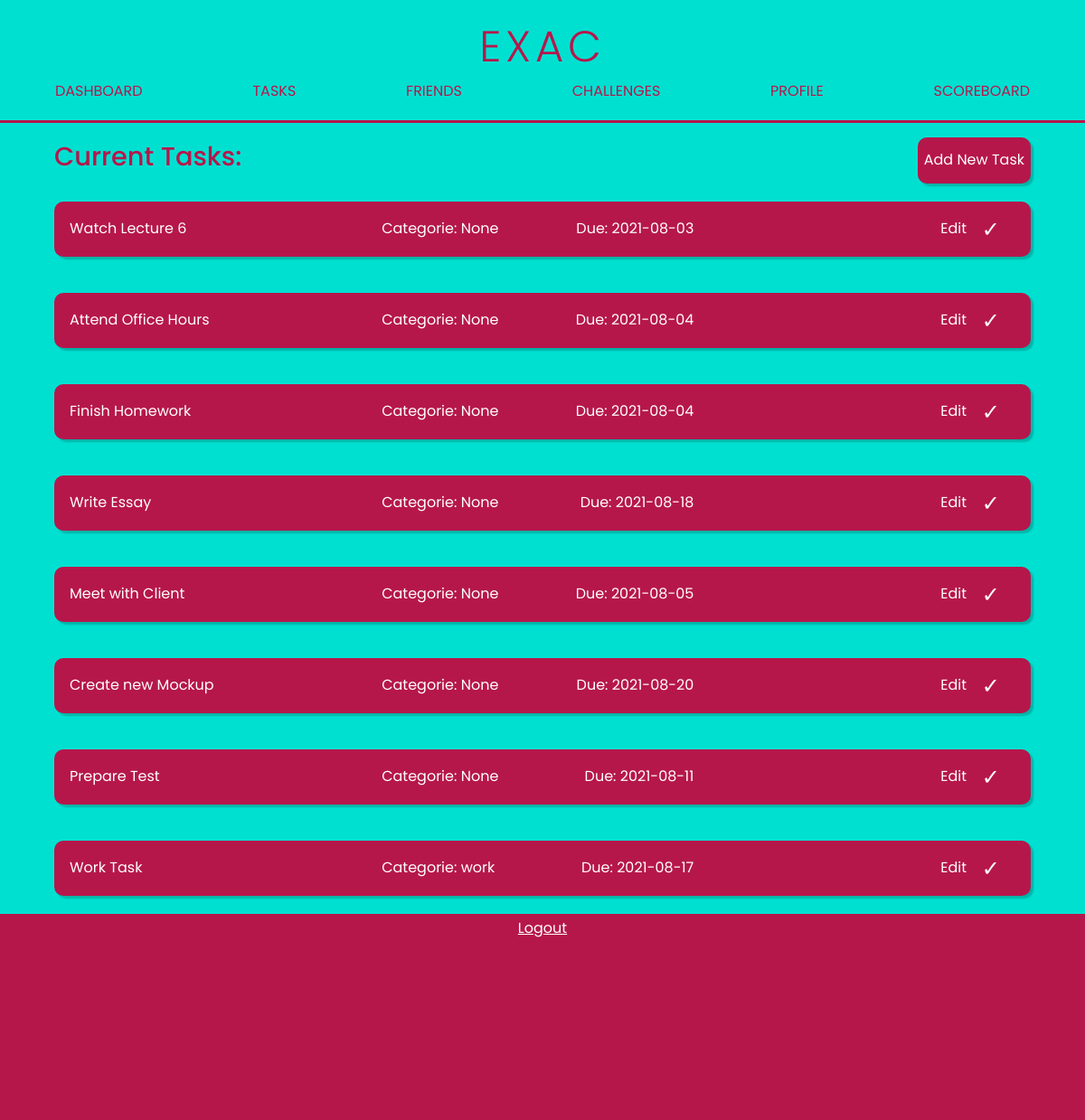
Page /tasks (signed in) on the earlier database version.
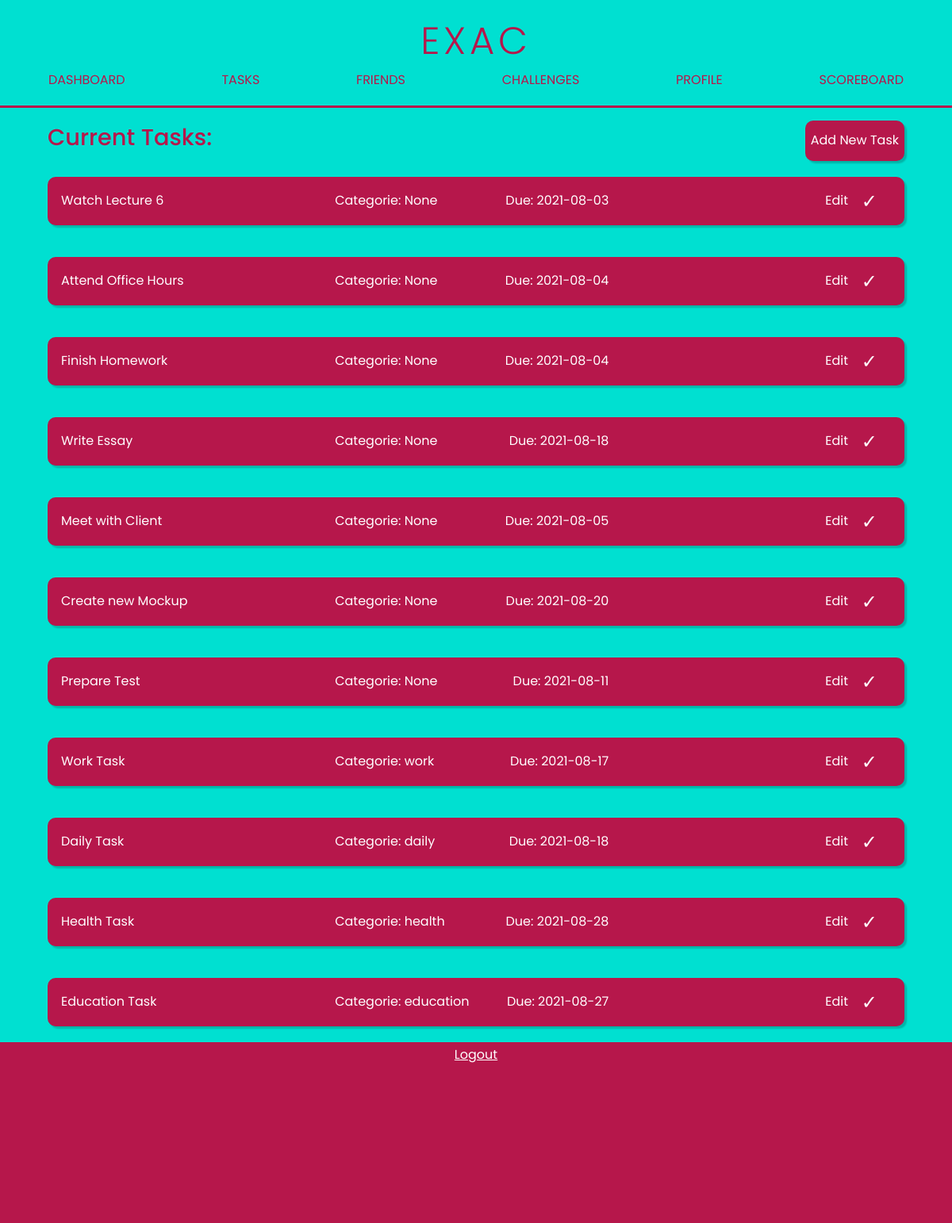
Same page on the later database version.
### tables this page shows
CREATE TABLE tasks(id INTEGER PRIMARY KEY, name TEXT NOT NULL, due DATE, description TEXT, user_id INTEGER, priority INTEGER, fullfilled BOOLEAN NOT NULL, fullfilled_date DATE, private BOOLEAN NOT NULL, project_id INTEGER, categorie TEXT, score INTEGER DEFAULT 10, FOREIGN KEY(project_id) REFERENCES projects(id), FOREIGN KEY(user_id) REFERENCES users(id));

### application.py (the view, shortened to what this page needs)
@app.route("/tasks", methods=["GET", "POST"])
@login_required
def tasks():
    if request.method == "GET":
        tasks = getTasks()
        return render_template("tasks/tasks.html", tasks=tasks)

### application.py (called while the page is built)
@app.after_request
def after_request(response):
    response.headers["Cache-Control"] = "no-cache, no-store, must-revalidate"
    response.headers["Expires"] = 0
    response.headers["Pragma"] = "no-cache"
    return response

### helpers.py (called while the page is built)
def getTasks():
    return db.execute("SELECT * FROM tasks WHERE user_id=? AND fullfilled=0",
                      session.get("user_id"))

def login_required(f):
    @wraps(f)
    def decorated_function(*args, **kwargs):
        if session.get("user_id") is None:
            return redirect("/login")
        return f(*args, **kwargs)
    return decorated_function

### templates/tasks/tasks.html (shortened to what this page needs)
{% extends "template.html" %}
{% block main %}
    <div class="container">
        <div class="container-horizontal space-around">
            <h1 class="left-align big-font">Current Tasks:</h1>
            <a href="/tasks/add" class="btn-primary"><p class="underline" >Add New Task</p></a>
        </div>
        {% for task in tasks %}
            <form method="GET" action="/tasks/edit" style="width: 100%" id="{{task.id}}">
                <div class="entry3 entry" onClick="document.getElementById('{{task.id}}').submit();">
                    <div class="align-content-left">
                        <p class="underline">{{task.name}}</p>
                    </div>
                    <div class="info-container">
                        <p class="underline ">Categorie: {{task.categorie}}</p>
                        <p class="underline " style="text-align: left;">Due: {{task.due}}</p>
                    </div>
                    <div class="container-horizontal align-content-right">
                        <form method="GET" action="/tasks/edit">
                            <button class="btn-text margin-lr underline" type="submit">Edit</button>
                        </form>
                        <form method="POST" action="/tasks">
                            <button class="btn-text margin-lr check" type="submit">✓</button>
                        </form>
                    </div>
                </div>
            </form>
        {% endfor %}
    </div>
{% endblock %}

### templates/template.html (shortened to what this page needs)
<!DOCTYPE html>
<html lang="en">
    <head>
        <link rel="stylesheet" href="../static/css/start.css">
        <link rel="stylesheet" href="https://cdnjs.cloudflare.com/ajax/libs/font-awesome/4.7.0/css/font-awesome.min.css">
    </head>
    <body>
        <header class="header">
            <nav id="myTopnav" class="topnav">
                <div class="mobile-nav">
                    <a href="/"><h1 class="title">EXAC</h1></a>
                </div>
                <div id="container-header">
                    <a class="li" href="/"><p>Dashboard</p></a>
                    <a class="li" href="/tasks"><p>Tasks</p></a>
                    <a class="li" href="/friends"><p>Friends</p></a>
                    <a class="li" href="/challenges"><p>Challenges</p></a>
                    <a class="li" href="/profile"><p>Profile</p></a>
                    <a class="li" href="/scoreboard/monthly"><p>Scoreboard</p></a>
                </div>
                <div class="line"></div>
            </nav>
        </header>
        <main class="container-main">
            {% block main %}{% endblock %}
        </main>
    </body>
    <footer>
        <div class="line"></div>
        <a class="btn-text" href="/logout">Logout</a>
    </footer>
</html>

### static/css/start.css (style rules this page uses)
:root { --clr-first: #fff; --clr-second: #fff; --clr-third: rgb(206, 102, 102); --clr-fourth: rgb(53, 132, 197); --clr-btn-primary-border: #b6174b; --clr-btn-primary: #b6174b; --clr-entry: #b6174b; --clr-entry-border: #b6174b; --clr-background: #00e0d1; --clr-footer: #b6174b; --clr-header-font: #b6174b; --font: "Poppins"; --font-h1: 300; --font-h2: 400; --font-p: 500; }
* { margin: 0; padding: 0; box-sizing: border-box; scroll-behavior: smooth; font-family: var(--font); font-size: 16px; color: var(--clr-first); }
body { text-align: center; background-color: var(--clr-background); }
header { padding: 1rem 0 1rem; justify-content: center; align-items: center; }
header h1 { width: 100%; font-weight: var(--font-h1); font-size: 3rem; letter-spacing: 0.3rem; text-align: center; justify-content: center; color: var(--clr-header-font); }
header nav { text-align: center; }
#container-header { display: flex; justify-content: space-around; margin-bottom: 20px; }
header nav p { position: relative; display: inline-block; text-decoration: none; color: var(--clr-header-font); text-transform: uppercase; }
header nav p:after { background: none repeat scroll 0 0 transparent; bottom: 0; content: ""; display: block; height: 2px; left: 50%; position: absolute; background: var(--clr-header-font); transition: width 0.3s ease 0s, left 0.3s ease 0s; width: 0; }
.btn-primary { max-width: 100%; padding: 10px 5px 10px 5px; border-radius: 10px; text-decoration: none; border: 2px solid var(--clr-btn-primary-border); background-color: var(--clr-btn-primary); color: white; position: relative; height: 100%; box-shadow: 3px 3px 2px rgba(0, 0, 0, 0.2); }
.btn-text { background-color: transparent; border: none; text-decoration: underline; color: var(--clr-first); }
a { text-decoration: none; }
.container { display: flex; flex-direction: column; align-items: center; width: 90%; }
.check { transform: scale(1.5); }
form .entry { margin: 20px 0px; cursor: pointer; }
form .entry * { cursor: pointer; }
.underline { display: inline-block; }
.underline:after { background: none repeat scroll 0 0 transparent; bottom: 0; content: ""; display: block; position: relative; height: 2px; left: 50%; background: #fff; transition: width 0.3s ease 0s, left 0.3s ease 0s; width: 0; }
.entry { position: relative; display: grid; background-color: var(--clr-entry); padding: 15px; margin: 20px; border-radius: 10px; border: 2px solid var(--clr-entry-border); width: 100%; left: 0px; top: 0px; box-shadow: 3px 3px 2px rgba(0, 0, 0, 0.2); }
.entry button { text-decoration: none; }
.entry3 { grid-template-rows: 100%; grid-template-columns: 33% 33% 33%; }
.container-horizontal { display: flex; flex-direction: row; align-items: center; }
.left-align { align-self: flex-start; }
.align-content-right { display: flex; justify-content: flex-end; align-items: center; }
.align-content-left { display: flex; justify-content: flex-start; align-items: center; }
.margin-lr { margin-right: 10px; margin-left: 10px; }
h1 { font-size: 130%; font-weight: 500; color: var(--clr-header-font); }
.container-main { display: flex; flex-direction: column; justify-content: center; align-items: center; }
.big-font { font-size: 1.8em; }
.space-around { display: flex; justify-content: space-between; width: 100%; }
.info-container { display: flex; flex-direction: row; justify-content: space-between; }
.line { background-color: var(--clr-header-font); height: 3px; width: 100%; }
footer { width: 100%; display: flex; flex-direction: column; justify-content: flex-start; align-items: center; background-color: var(--clr-footer); padding-bottom: 200px; }

Differences in the rows shown:
added tasks: name "Daily Task", categorie "daily", due "2021-08-18"
added tasks: name "Health Task", categorie "health", due "2021-08-28"
added tasks: name "Education Task", categorie "education", due "2021-08-27"
